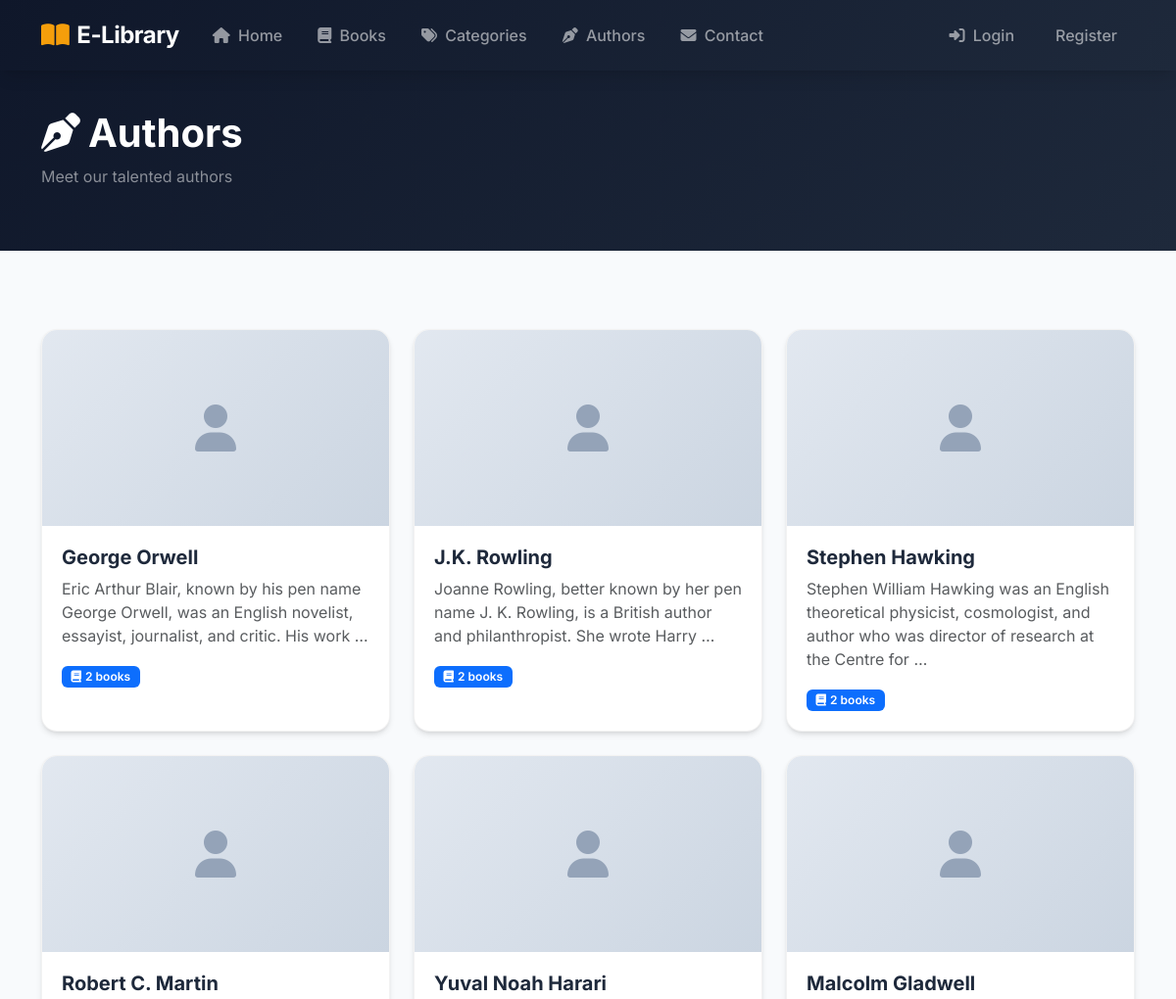
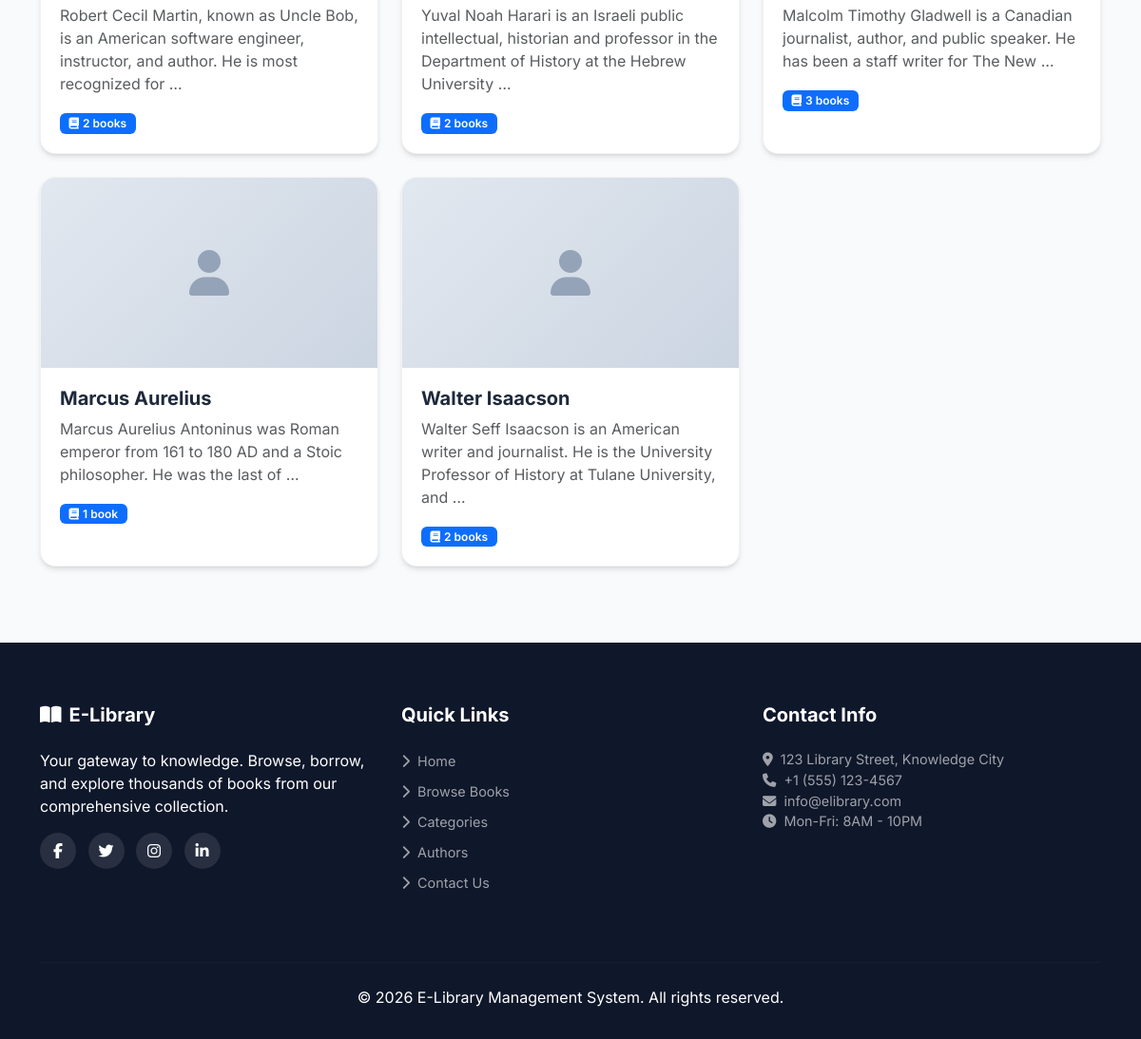
Screenshot of /authors/ with the database file from the repository (2 pictures, top to bottom).
### library/models.py (models this page shows, shortened)
class Author(models.Model):
    name = models.CharField(max_length=200, verbose_name="Author Name")
    bio = models.TextField(blank=True, verbose_name="Biography")
    photo = models.ImageField(upload_to='authors/', blank=True, null=True, verbose_name="Photo")
    created_at = models.DateTimeField(auto_now_add=True)
    class Meta:
        ordering = ['name']
        verbose_name = "Author"
        verbose_name_plural = "Authors"

### library/views.py (the view)
# urls.py: path('authors/', views.authors_page, name='authors'),
def authors_page(request):
    authors = Author.objects.annotate(num_books=Count('books'))
    context = {'authors': authors}
    return render(request, 'library/authors.html', context)

### library/templates/library/authors.html (shortened to what this page needs)
{% extends 'library/base.html' %}
{% load static %}
{% block content %}
<section class="page-header">
    <div class="container">
        <h1><i class="fas fa-pen-nib me-2"></i>Authors</h1>
        <p class="text-muted">Meet our talented authors</p>
    </div>
</section>
<section class="section-padding">
    <div class="container">
        <div class="row g-4">
            {% for author in authors %}
            <div class="col-lg-4 col-md-6">
                <div class="author-card">
                    <div class="author-photo">
                        {% if author.photo %}
                        <img src="{{ author.photo.url }}" alt="{{ author.name }}">
                        {% else %}
                        <div class="author-placeholder"><i class="fas fa-user fa-3x"></i></div>
                        {% endif %}
                    </div>
                    <div class="author-info">
                        <h5><a href="{% url 'author_detail' id=author.id %}">{{ author.name }}</a></h5>
                        <p class="text-muted">{{ author.bio|truncatewords:20|default:"No biography available." }}</p>
                        <span class="badge bg-primary"><i class="fas fa-book me-1"></i>{{ author.num_books }} book{{ author.num_books|pluralize }}</span>
                    </div>
                </div>
            </div>
            {% empty %}
            <div class="col-12 text-center py-5">
                <i class="fas fa-pen-nib fa-3x text-muted mb-3"></i>
                <p class="text-muted">No authors found.</p>
            </div>
            {% endfor %}
        </div>
    </div>
</section>
{% endblock %}

### static/css/style.css (style rules this page uses)
:root { --primary: #4f46e5; --primary-dark: #4338ca; --primary-light: #818cf8; --secondary: #0ea5e9; --accent: #f59e0b; --success: #10b981; --danger: #ef4444; --dark: #1e293b; --darker: #0f172a; --light: #f8fafc; --gray: #64748b; --gradient-primary: linear-gradient(135deg, #4f46e5 0%, #7c3aed 50%, #0ea5e9 100%); --gradient-dark: linear-gradient(135deg, #0f172a 0%, #1e293b 100%); --shadow: 0 4px 6px -1px rgba(0, 0, 0, 0.1), 0 2px 4px -2px rgba(0, 0, 0, 0.1); --shadow-lg: 0 10px 15px -3px rgba(0, 0, 0, 0.1), 0 4px 6px -4px rgba(0, 0, 0, 0.1); --shadow-xl: 0 20px 25px -5px rgba(0, 0, 0, 0.1), 0 8px 10px -6px rgba(0, 0, 0, 0.1); --radius: 12px; --radius-lg: 16px; }
body { font-family: 'Inter', -apple-system, BlinkMacSystemFont, sans-serif; color: var(--dark); background-color: var(--light); overflow-x: hidden; }
a { color: var(--primary); text-decoration: none; transition: color 0.3s ease; }
.section-padding { padding: 5rem 0; }
.page-header { background: var(--gradient-dark); padding: 7rem 0 3rem; color: white; }
.page-header h1 { font-weight: 700; margin-bottom: 0.5rem; }
.page-header .text-muted { color: rgba(255, 255, 255, 0.5) !important; }
.author-card { background: white; border-radius: var(--radius-lg); overflow: hidden; box-shadow: var(--shadow); transition: all 0.3s ease; border: 1px solid rgba(0, 0, 0, 0.05); height: 100%; }
.author-photo { height: 200px; overflow: hidden; background: linear-gradient(135deg, #e2e8f0, #cbd5e1); }
.author-placeholder { height: 100%; display: flex; align-items: center; justify-content: center; color: #94a3b8; }
.author-info { padding: 1.25rem; }
.author-info h5 a { color: var(--dark); font-weight: 700; }
.badge { font-weight: 600; padding: 0.4em 0.8em; border-radius: 6px; }

### rows the page displays
Author: name "George Orwell", bio "Eric Arthur Blair, known by his pen name George Orwell, was an English novelist, essayist, journalist, and critic. His work …", num_books "2"
Author: name "J.K. Rowling", bio "Joanne Rowling, better known by her pen name J. K. Rowling, is a British author and philanthropist. She wrote Harry …", num_books "2"
Author: name "Stephen Hawking", bio "Stephen William Hawking was an English theoretical physicist, cosmologist, and author who was director of research at the Centre for …", num_books "2"
Author: name "Robert C. Martin", bio "Robert Cecil Martin, known as Uncle Bob, is an American software engineer, instructor, and author. He is most recognized for …", num_books "2"
Author: name "Yuval Noah Harari", bio "Yuval Noah Harari is an Israeli public intellectual, historian and professor in the Department of History at the Hebrew University …", num_books "2"
Author: name "Malcolm Gladwell", bio "Malcolm Timothy Gladwell is a Canadian journalist, author, and public speaker. He has been a staff writer for The New …", num_books "3"
Author: name "Marcus Aurelius", bio "Marcus Aurelius Antoninus was Roman emperor from 161 to 180 AD and a Stoic philosopher. He was the last of …", num_books "1"
Author: name "Walter Isaacson", bio "Walter Seff Isaacson is an American writer and journalist. He is the University Professor of History at Tulane University, and …", num_books "2"
